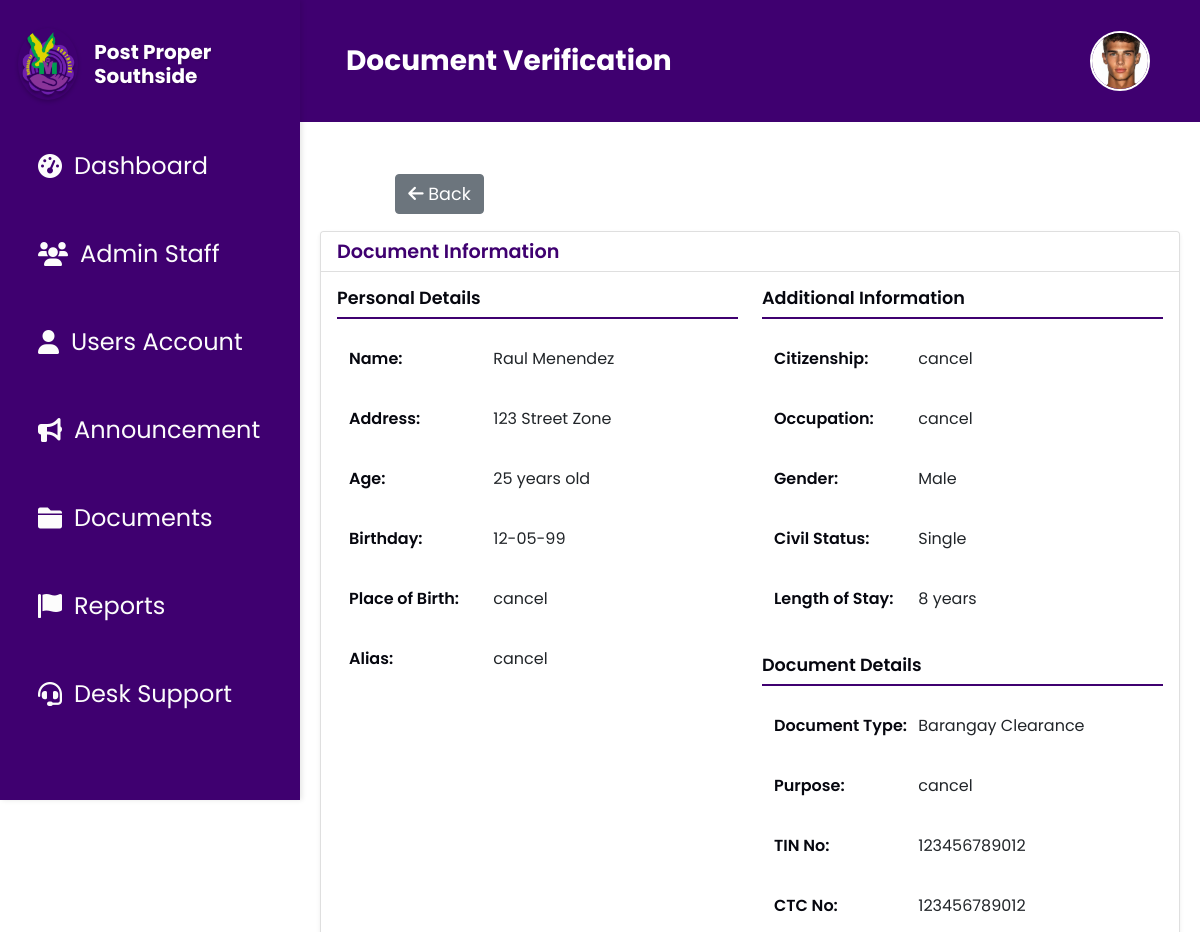
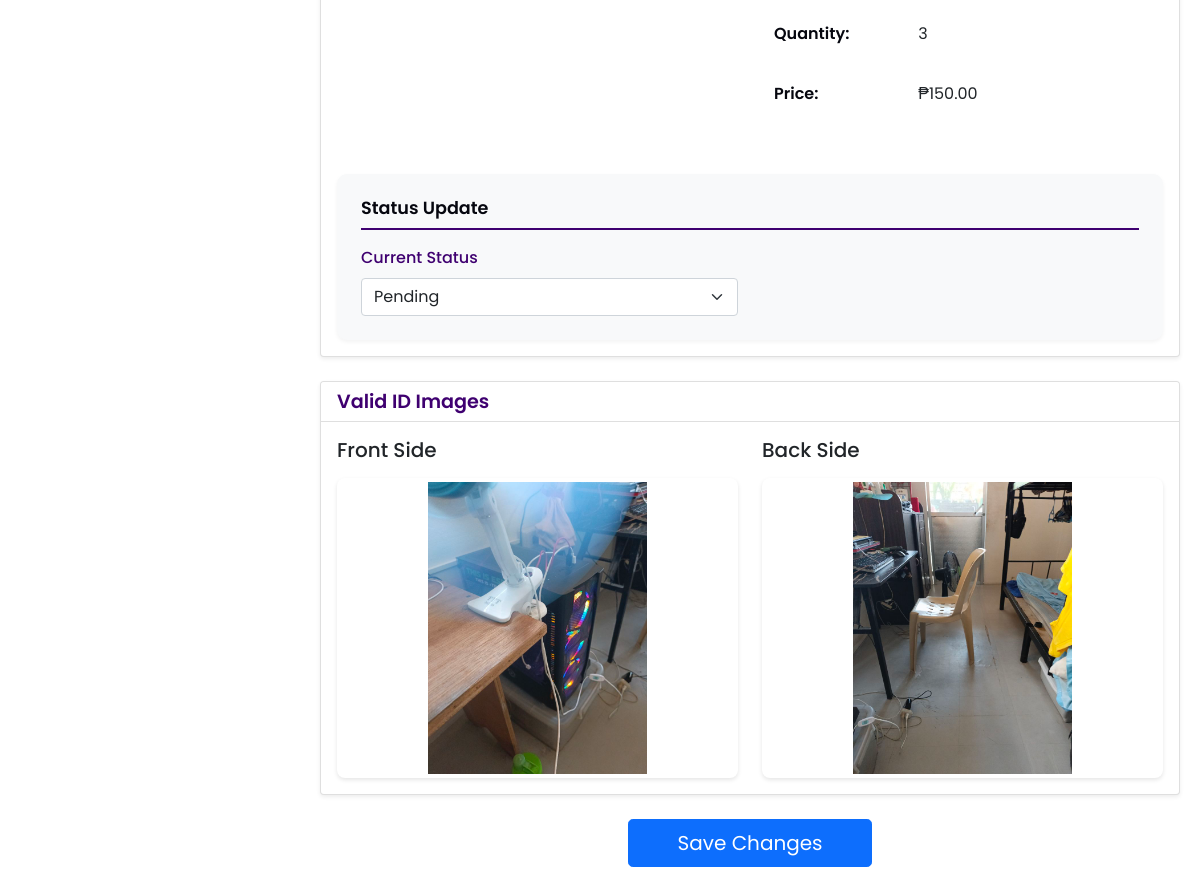
The page /document_verify.php?id=46 on the database its author committed (2 pictures, top to bottom).
### tables this page shows
CREATE TABLE `document_requests` (
  `Id` int(11) NOT NULL,
  `userId` int(11) DEFAULT NULL,
  `DocumentType` varchar(100) NOT NULL DEFAULT 'Barangay Clearance',
  `Name` varchar(255) NOT NULL,
  `Address` varchar(255) DEFAULT NULL,
  `TIN_No` varchar(50) DEFAULT NULL,
  `CTC_No` varchar(50) DEFAULT NULL,
  `Alias` varchar(100) DEFAULT NULL,
  `Age` int(11) DEFAULT NULL,
  `birthday` varchar(10) DEFAULT NULL,
  `PlaceOfBirth` varchar(255) DEFAULT NULL,
  `Occupation` varchar(255) DEFAULT NULL,
  `LengthOfStay` int(11) DEFAULT NULL,
  `Citizenship` varchar(100) DEFAULT NULL,
  `Gender` varchar(10) DEFAULT NULL,
  `CivilStatus` varchar(50) DEFAULT NULL,
  `Purpose` text DEFAULT NULL,
  `Status` varchar(50) DEFAULT NULL,
  `Quantity` int(11) DEFAULT NULL,
  `DateRequested` varchar(255) DEFAULT NULL,
  `valid_id` longtext NOT NULL,
  `valid_id_front` longtext DEFAULT NULL,
  `valid_id_back` longtext DEFAULT NULL,
  `request_picture` longtext NOT NULL,
  `rejection_reason` varchar(255) NOT NULL,
  `cancellation_reason` varchar(255) DEFAULT NULL
);

### document_verify.php (the view, shortened to what this page needs)
<?php
    include 'db.php';
    $documentId = isset($_GET['id']) ? $_GET['id'] : 0;
    function calculatePrice($documentType, $quantity) {
        switch($documentType) {
            case 'Barangay Clearance':
            case 'Barangay Certification':
            case 'Certificate of Indigency':
                return "₱" . number_format(50.00 * $quantity, 2);
        }
    }
    $query = "SELECT * FROM document_requests WHERE Id = :id";
    $stmt = $conn->prepare($query);
    $stmt->bindParam(':id', $documentId, PDO::PARAM_INT);
    $stmt->execute();
    $documentRequest = $stmt->fetch(PDO::FETCH_ASSOC);
?>
<!DOCTYPE html>
<html lang="en">
<head>
    <link rel="stylesheet" href="css/document_verify.css">
    <link rel="stylesheet" href="css/root.css">
    <link href="https://cdn.jsdelivr.net/npm/bootstrap@5.3.0/dist/css/bootstrap.min.css" rel="stylesheet">
</head>
<body>
    <?php
        include 'header.php';
        include 'sidebar.php';
    ?>
    <div class="main-container">
        <div class="document-header mb-4">
            <button onclick="history.back()" class="btn btn-secondary" style="font-size: 1.1rem;">
                <i class="fas fa-arrow-left"></i> Back
            </button>
            <h2 class="page-title text-center">Document Verification</h2>
        </div>
        <div class="verification-container">
            <div class="card shadow-sm mb-4">
                <div class="card-header">
                    <h4 class="mb-0">Document Information</h4>
                </div>
                <div class="card-body">
                    <div class="row g-4">
                        <div class="col-md-6">
                            <div class="info-group">
                                <h5 class="section-title">Personal Details</h5>
                                <div class="info-item">
                                    <strong>Name:</strong>
                                    <span><?php echo htmlspecialchars($documentRequest['Name']); ?></span>
                                </div>
                                <div class="info-item">
                                    <strong>Address:</strong>
                                    <span><?php echo htmlspecialchars($documentRequest['Address']); ?></span>
                                </div>
                                <div class="info-item">
                                    <strong>Age:</strong>
                                    <span><?php echo htmlspecialchars($documentRequest['Age']); ?> years old</span>
                                </div>
                                <div class="info-item">
                                    <strong>Birthday:</strong>
                                    <span><?php echo htmlspecialchars($documentRequest['birthday']); ?></span>
                                </div>
                                <div class="info-item">
                                    <strong>Place of Birth:</strong>
                                    <span><?php echo htmlspecialchars($documentRequest['PlaceOfBirth']); ?></span>
                                </div>
                                <div class="info-item">
                                    <strong>Alias:</strong>
                                    <span><?php echo htmlspecialchars($documentRequest['Alias']); ?></span>
                                </div>
                            </div>
                        </div>
                        <div class="col-md-6">
                            <div class="info-group">
                                <h5 class="section-title">Additional Information</h5>
                                <div class="info-item">
                                    <strong>Citizenship:</strong>
                                    <span><?php echo htmlspecialchars($documentRequest['Citizenship']); ?></span>
                                </div>
                                <div class="info-item">
                                    <strong>Occupation:</strong>
                                    <span><?php echo htmlspecialchars($documentRequest['Occupation']); ?></span>
                                </div>
                                <div class="info-item">
                                    <strong>Gender:</strong>
                                    <span><?php echo htmlspecialchars($documentRequest['Gender']); ?></span>
                                </div>
                                <div class="info-item">
                                    <strong>Civil Status:</strong>
                                    <span><?php echo htmlspecialchars($documentRequest['CivilStatus']); ?></span>
                                </div>
                                <div class="info-item">
                                    <strong>Length of Stay:</strong>
                                    <span><?php echo htmlspecialchars($documentRequest['LengthOfStay']); ?> years</span>
                                </div>
                            </div>
                            <div class="info-group mt-4">
                                <h5 class="section-title">Document Details</h5>
                                <div class="info-item">
                                    <strong>Document Type:</strong>
                                    <span><?php echo htmlspecialchars($documentRequest['DocumentType']); ?></span>
                                </div>
                                <div class="info-item">
                                    <strong>Purpose:</strong>
                                    <span><?php echo htmlspecialchars($documentRequest['Purpose']); ?></span>
                                </div>
                                <div class="info-item">
                                    <strong>TIN No:</strong>
                                    <span><?php echo htmlspecialchars($documentRequest['TIN_No']); ?></span>
                                </div>
                                <div class="info-item">
                                    <strong>CTC No:</strong>
                                    <span><?php echo htmlspecialchars($documentRequest['CTC_No']); ?></span>
                                </div>
                                <div class="info-item">
                                    <strong>Quantity:</strong>
                                    <span><?php echo htmlspecialchars($documentRequest['Quantity']); ?></span>
                                </div>
                                <div class="info-item">
                                    <strong>Price:</strong>
                                    <span><?php echo calculatePrice($documentRequest['DocumentType'], $documentRequest['Quantity']); ?></span>
                                </div>
                            </div>
                        </div>
                    </div>
                    <div class="status-section mt-4">
                        <h5 class="section-title">Status Update</h5>
                        <form method="POST" id="statusForm" class="status-form">
                            <div class="row align-items-end">
                                <div class="col-md-6">
                                    <label class="form-label">Current Status</label>
                                    <select id="statusSelect" name="status" class="form-select">
                                        <option value="Pending" <?php echo ($documentRequest['Status'] == 'Pending') ? 'selected' : ''; ?>>Pending</option>
                                    </select>
                                </div>
                            </div>
                        </form>
                    </div>
                </div>
            </div>
            <div class="card shadow-sm mb-4">
                <div class="card-header">
                    <h4 class="mb-0">Valid ID Images</h4>
                </div>
                <div class="card-body">
                    <div class="row">
                        <div class="col-md-6">
                            <h5 class="mb-3">Front Side</h5>
                            <?php if (!empty($documentRequest['valid_id_front'])): ?>
                                <img src="<?php echo htmlspecialchars($documentRequest['valid_id_front']); ?>"
                                    class="img-thumbnail zoomable"
                                    alt="Valid ID Front"
                                    data-bs-toggle="modal"
                                    data-bs-target="#imageModal"
                                    style="width: 100%; height: 300px; object-fit: contain;">
                            <?php else: ?>
                                <div class="alert alert-info">No front ID image uploaded</div>
                            <?php endif; ?>
                        </div>
                        <div class="col-md-6">
                            <h5 class="mb-3">Back Side</h5>
                            <?php if (!empty($documentRequest['valid_id_back'])): ?>
                                <img src="<?php echo htmlspecialchars($documentRequest['valid_id_back']); ?>"
                                    class="img-thumbnail zoomable"
                                    alt="Valid ID Back"
                                    data-bs-toggle="modal"
                                    data-bs-target="#imageModal"
                                    style="width: 100%; height: 300px; object-fit: contain;">
                            <?php else: ?>
                                <div class="alert alert-info">No back ID image uploaded</div>
                            <?php endif; ?>
                        </div>
                    </div>
                </div>
            </div>
            <div class="text-center">
                <button id="saveBtn" class="btn btn-primary btn-lg px-5" data-bs-toggle="modal" data-bs-target="#confirmModal">
                    Save Changes
                </button>
            </div>
        </div>
    </div>
</body>
</html>

### css/document_verify.css (style rules this page uses)
body { font-family: "Poppins", sans-serif !important; }
.zoomable { cursor: pointer; transition: transform 0.3s ease; }
.img-thumbnail { background-color: #f8f9fa; border: 0.063rem solid #dee2e6; }
.main-container { margin-left: 18.75rem; max-width: 100%; padding: 1.25rem; margin-top: 0.5rem; position: relative; }
.document-header { position: relative; }
.page-title { font-size: 2rem; color: #333; margin: 1.5rem 0; }
.verification-container { max-width: 75rem; margin: 0 auto; }
.card { border: none; border-radius: 0.625rem; overflow: hidden; margin-bottom: 2rem; }
.card-header { background-color: #ffffff !important; color: white; padding: 1rem 1.5rem; }
.card-header h4 { color: #3f0070; font-size: 1.2rem; font-weight: 600; margin: 0; }
.info-group { margin-bottom: 2rem; }
.section-title { color: var(--text-dark); font-size: 1.1rem; font-weight: 600; margin-bottom: 1rem; padding-bottom: 0.5rem; border-bottom: 0.125rem solid #3f0070; }
.info-item { margin-bottom: 0.75rem; padding: 0.75rem; background-color: #ffffff; border-radius: 0.313rem; transition: background-color 0.3s ease; }
.info-item strong { color: var(--text-dark); min-width: 8.75rem; display: inline-block; font-weight: 600; }
.status-section { background-color: #f8f9fa; padding: 1.5rem; border-radius: 0.625rem; margin-top: 2rem; box-shadow: 0 0.125rem 0.25rem rgba(0, 0, 0, 0.05); }
.status-form { margin-top: 1rem; }
.form-select, .form-control { border: 0.063rem solid #ced4da; border-radius: 0.313rem; padding: 0.75rem; font-size: 1rem; }
.form-label { color: #3f0070; font-weight: 500; margin-bottom: 0.5rem; }
.img-thumbnail.zoomable { max-height: 25rem; width: 100%; object-fit: contain; cursor: pointer; transition: transform 0.3s ease; border: none; border-radius: 0.5rem; box-shadow: 0 0.125rem 0.25rem rgba(0, 0, 0, 0.1); }
.btn { font-weight: 500; padding: 0.75rem 1.5rem; border-radius: 0.313rem; transition: all 0.3s ease; }
.btn-primary { background-color: #3f0070; border-color: #3f0070; }
.btn-secondary { background-color: #6c757d; border-color: #6c757d; position: absolute; left: 4.7rem; }

### css/root.css (style rules this page uses)
:root { --text-dark: #06070f; --text-light: #f0f0fa; --main-color: #61009f; --header-color: #3f0070; --button-default: #8a43c5; --button-hover: #b52aff; --focus-textfield: #9b4dff; --box-shadow: 2px 2px 3px rgba(0, 0, 0, 0.3); --container-blue: linear-gradient(180deg, #3498db, #5dade2); --container-yellow: linear-gradient(180deg, #d68910, #f5b041); --container-red: linear-gradient(180deg, #a93226, #e74c3c); --container-green: linear-gradient(180deg, #229954, #27ae60); }

### css/header.css (style rules this page uses)
* { margin: 0; padding: 0; box-sizing: border-box; }
.page-title { font-size: 28px; color: #ffffff; font-weight: bold; font-family: "Poppins", sans-serif; }

### rows shown on the page
document_requests: Name "Raul Menendez", Address "123 Street Zone", Age "25", birthday "12-05-99", PlaceOfBirth "cancel", Alias "cancel", Citizenship "cancel", Occupation "cancel", Gender "Male", CivilStatus "Single", LengthOfStay "8", DocumentType "Barangay Clearance", Purpose "cancel", TIN_No "123456789012", CTC_No "123456789012", Quantity "3", DocumentType+Quantity "₱150.00", status "Pending", valid_id_front (picture), valid_id_back (picture)

### other values the page prints
$pageTitle "Document Verification"
